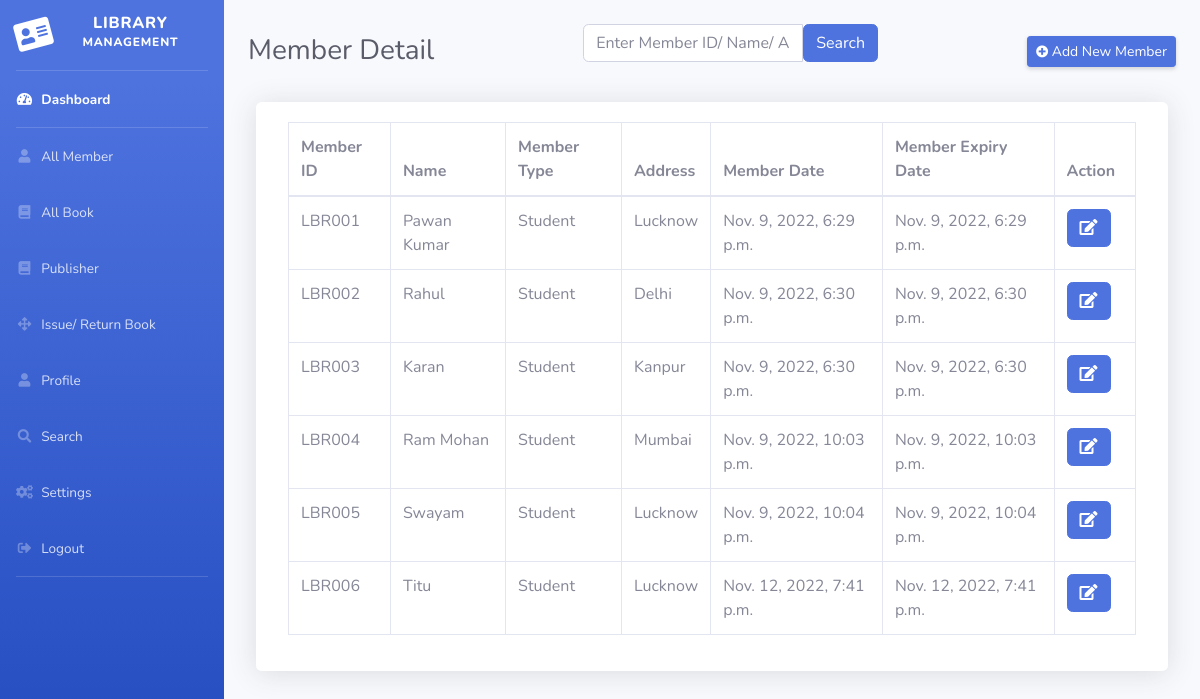
Page /member_table/ on the committed database.
### myapp/models.py (models this page shows, shortened)
class Member(models.Model):
    memb_id = models.CharField(max_length=20, null=True)
    name = models.CharField(max_length=50, null=True)
    memb_type = models.CharField(max_length=50, null=True)
    address = models.CharField(max_length=200, null=True)
    memb_date = models.DateTimeField(auto_now_add=True)
    expiry_date = models.DateTimeField(auto_now_add=True)

### myapp/views.py (the view)
# urls.py: path('member_table/', member_table, name='member_table'),
def member_table(request):
    members = Member.objects.all()
    total_member = members.count()
    sd = None
    if request.method == 'POST':
        sd = request.POST['searchdata']
        try:
            memberSearch = Member.objects.filter(Q(memb_id=sd) | Q(name__icontains=sd) | Q(address__icontains=sd))
        except:
            memberSearch = ""
    return render(request, 'member_table.html', locals())

### myapp/templates/member_table.html (shortened to what this page needs)
{% extends 'dashboard.html' %}
{% load static %}
{% block main %}
  <div id="content-wrapper" class="d-flex flex-column">
    <div id="content">
        <div class="container-fluid">
            <div class="d-sm-flex align-items-center justify-content-between mb-4 mt-4">
                <h1 class="h3 mb-0 text-gray-800">Member Detail</h1>
                <form method="post">
                    <div class="input-group mb-3">
                      <input type="text" name="searchdata" class="form-control" placeholder="Enter Member ID/ Name/ Address" required>
                      <input type="submit" value="Search" class="btn btn-primary">
                    </div>
                  </form>
                <a href="{% url 'member_add' %}" class="d-none d-sm-inline-block btn btn-sm btn-primary shadow-sm">
                    <i class="fas fa-plus-circle fa-sm text-white-100"></i>
                    Add New Member
                </a>
            </div>
            <div class="row mt-2 rounded shadow mx-2 bg-white">
                <div class="col">
                    {% if memberSearch %}
                        <div class="card-body">
                            <table id="example1" class="table table-bordered">
                                <thead>
                                    <tr>
                                        <th>Member ID</th>
                                        <th>Name</th>
                                        <th>Member Type</th>
                                        <th>Address</th>
                                        <th>Member Date</th>
                                        <th>Member Expiry Date</th>
                                        <th>Action</th>
                                    </tr>
                                </thead>
                                <tbody>
                                    {% for m in memberSearch %}
                                        <tr>
                                            <td>{{m.memb_id}}</td>
                                            <td>{{m.name}}</td>
                                            <td>{{m.memb_type}}</td>
                                            <td>{{m.address}}</td>
                                            <td>{{m.memb_date}}</td>
                                            <td>{{m.expiry_date}}</td>
                                            <td>
                                            <div class="btn-group">
                                                <a class="btn btn-primary" href="{% url 'member_edit' m.id %}">
                                                    <i class="fa fa-edit"></i></a> &nbsp;&nbsp;&nbsp;
                                                {% if perms.myapp.delete_member %}
                                                    <a class="btn btn-danger" onclick="return confirm('Are you sure to Delete ?')" href="{% url 'member_delete' m.id %}">
                                                        <i class="fa fa-trash-alt"></i>
                                                    </a>
                                                {% endif %}
                                            </div>
                                            </td>
                                        </tr>
                                    {% endfor %}
                                </tbody>
                            </table>
                        </div>
                    {% else %}
                    <div class="card-body">
                        <table class="table table-bordered">
                            <thead>
                                <tr>
                                    <th>Member ID</th>
                                    <th>Name</th>
                                    <th>Member Type</th>
                                    <th>Address</th>
                                    <th>Member Date</th>
                                    <th>Member Expiry Date</th>
                                    <th>Action</th>
                                </tr>
                            </thead>
                            <tbody>
                                {% for m in members %}
                                    <tr>
                                        <td>{{m.memb_id}}</td>
                                        <td>{{m.name}}</td>
                                        <td>{{m.memb_type}}</td>
                                        <td>{{m.address}}</td>
                                        <td>{{m.memb_date}}</td>
                                        <td>{{m.expiry_date}}</td>
                                        <td>
                                            <div class="btn-group">
                                                <a class="btn btn-primary" href="{% url 'member_edit' m.id %}">
                                                    <i class="fa fa-edit"></i></a> &nbsp;&nbsp;&nbsp;
                                            </div>
                                        </td>
                                    </tr>
                                {% endfor %}
                            </tbody>
                        </table>
                    </div>
                    {% endif %}
                </div>
            </div>
        </div>
    </div>
{% endblock main %}

### rows in the picture
Member: memb_id "LBR001", name "Pawan Kumar", memb_type "Student", address "Lucknow", memb_date "Nov. 9, 2022, 6:29 p.m.", expiry_date "Nov. 9, 2022, 6:29 p.m."
Member: memb_id "LBR002", name "Rahul", memb_type "Student", address "Delhi", memb_date "Nov. 9, 2022, 6:30 p.m.", expiry_date "Nov. 9, 2022, 6:30 p.m."
Member: memb_id "LBR003", name "Karan", memb_type "Student", address "Kanpur", memb_date "Nov. 9, 2022, 6:30 p.m.", expiry_date "Nov. 9, 2022, 6:30 p.m."
Member: memb_id "LBR004", name "Ram Mohan", memb_type "Student", address "Mumbai", memb_date "Nov. 9, 2022, 10:03 p.m.", expiry_date "Nov. 9, 2022, 10:03 p.m."
Member: memb_id "LBR005", name "Swayam", memb_type "Student", address "Lucknow", memb_date "Nov. 9, 2022, 10:04 p.m.", expiry_date "Nov. 9, 2022, 10:04 p.m."
Member: memb_id "LBR006", name "Titu", memb_type "Student", address "Lucknow", memb_date "Nov. 12, 2022, 7:41 p.m.", expiry_date "Nov. 12, 2022, 7:41 p.m."
